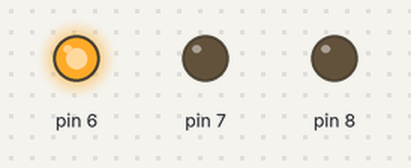
Bench run of a sketch on a simulated Arduino Uno, built with avr-gcc and run on an emulated ATmega328P. Parts: output pins drawn as LEDs (lit = HIGH).

Above: at 0.1 s.
At 0.9 s:
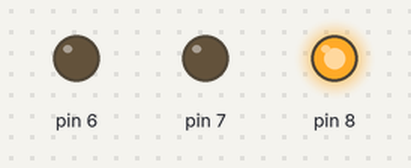
At 1.7 s:
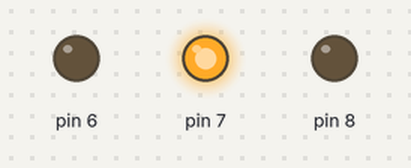
At 2.7 s:
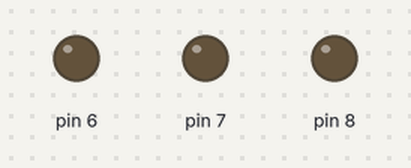
Timing chart, 0 to 3.0 s (numbered marks = the images above):
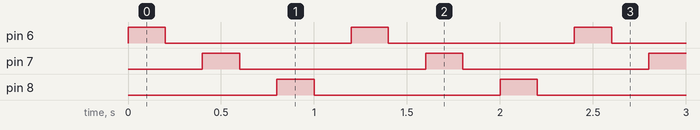

The sketch:

led_flash.ino
```cpp
void setup() {
// Unsigned long variables are extended size variables for number storage,
//and store 32 bits (4 bytes). Unlike standard longs unsigned longs won’t store negative numbers, making their range from 0 to 4,294,967,295 (2^32 - 1).
pinMode(6,OUTPUT);
pinMode(7,OUTPUT);
pinMode(8,OUTPUT);
}
void loop() {

flash_led(6,200); //pin and delay values
flash_led(7,200);//function parameters
flash_led(8,200);//called to be executed
}
void flash_led(byte unled, unsigned long wait){
  digitalWrite(unled,HIGH);
  delay(wait);
  digitalWrite(unled,LOW);
  delay(wait);
}
```

Measured:
- by itself, pin 6–8: alternates HIGH for 0.20 s and LOW for 1.0 s
- by itself, everything shown: repeats every 1.2 s, in 6 steps
